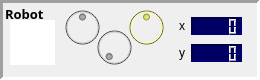
             <widget class="QFrame" name="frame_robot_9">
              <property name="enabled">
               <bool>true</bool>
              </property>
              <property name="maximumSize">
               <size>
                <width>16777215</width>
                <height>80</height>
               </size>
              </property>
              <property name="font">
               <font>
                <pointsize>8</pointsize>
                <weight>75</weight>
                <bold>true</bold>
               </font>
              </property>
              <property name="mouseTracking">
               <bool>false</bool>
              </property>
              <property name="focusPolicy">
               <enum>Qt::NoFocus</enum>
              </property>
              <property name="accessibleName">
               <string>Robot 0</string>
              </property>
              <property name="autoFillBackground">
               <bool>false</bool>
              </property>
              <property name="frameShape">
               <enum>QFrame::Panel</enum>
              </property>
              <property name="frameShadow">
               <enum>QFrame::Sunken</enum>
              </property>
              <property name="lineWidth">
               <number>3</number>
              </property>
              <property name="midLineWidth">
               <number>0</number>
              </property>
              <widget class="QLabel" name="title_robPanel_9">
               <property name="geometry">
                <rect>
                 <x>5</x>
                 <y>5</y>
                 <width>55</width>
                 <height>21</height>
                </rect>
               </property>
               <property name="font">
                <font>
                 <family>Courier 10 Pitch</family>
                 <pointsize>10</pointsize>
                 <weight>75</weight>
                 <bold>true</bold>
                </font>
               </property>
               <property name="autoFillBackground">
                <bool>false</bool>
               </property>
               <property name="styleSheet">
                <string notr="true">background-color: rgba(255, 255, 255, 0);</string>
               </property>
               <property name="text">
                <string>Robot  </string>
               </property>
               <property name="alignment">
                <set>Qt::AlignLeading|Qt::AlignLeft|Qt::AlignTop</set>
               </property>
              </widget>
              <widget class="QGraphicsView" name="gView_robot_9">
               <property name="geometry">
                <rect>
                 <x>10</x>
                 <y>20</y>
                 <width>45</width>
                 <height>45</height>
                </rect>
               </property>
               <property name="mouseTracking">
                <bool>true</bool>
               </property>
               <property name="focusPolicy">
                <enum>Qt::TabFocus</enum>
               </property>
               <property name="frameShape">
                <enum>QFrame::Panel</enum>
               </property>
               <property name="lineWidth">
                <number>0</number>
               </property>
               <property name="backgroundBrush">
                <brush brushstyle="NoBrush">
                 <color alpha="0">
                  <red>0</red>
                  <green>0</green>
                  <blue>0</blue>
                 </color>
                </brush>
               </property>
               <property name="renderHints">
                <set>QPainter::Antialiasing|QPainter::TextAntialiasing</set>
               </property>
              </widget>
              <widget class="QDial" name="dial_botVel_9">
               <property name="enabled">
                <bool>false</bool>
               </property>
               <property name="geometry">
                <rect>
                 <x>60</x>
                 <y>5</y>
                 <width>45</width>
                 <height>45</height>
                </rect>
               </property>
               <property name="focusPolicy">
                <enum>Qt::NoFocus</enum>
               </property>
               <property name="toolTip">
                <string>Average wheel velocity</string>
               </property>
               <property name="styleSheet">
                <string notr="true">background-color: rgb(150, 150, 150);</string>
               </property>
               <property name="minimum">
                <number>-100</number>
               </property>
               <property name="maximum">
                <number>100</number>
               </property>
               <property name="singleStep">
                <number>1</number>
               </property>
               <property name="pageStep">
                <number>10</number>
               </property>
               <property name="wrapping">
                <bool>false</bool>
               </property>
               <property name="notchTarget">
                <double>4.000000000000000</double>
               </property>
               <property name="notchesVisible">
                <bool>false</bool>
               </property>
              </widget>
              <widget class="QDial" name="dial_botOrient_9">
               <property name="enabled">
                <bool>false</bool>
               </property>
               <property name="geometry">
                <rect>
                 <x>124</x>
                 <y>5</y>
                 <width>45</width>
                 <height>45</height>
                </rect>
               </property>
               <property name="baseSize">
                <size>
                 <width>0</width>
                 <height>0</height>
                </size>
               </property>
               <property name="focusPolicy">
                <enum>Qt::NoFocus</enum>
               </property>
               <property name="contextMenuPolicy">
                <enum>Qt::NoContextMenu</enum>
               </property>
               <property name="toolTip">
                <string>Robot's orientation in relation to the opposing end of the field</string>
               </property>
               <property name="styleSheet">
                <string notr="true">background-color: rgb(255, 255, 0);</string>
               </property>
               <property name="minimum">
                <number>-180</number>
               </property>
               <property name="maximum">
                <number>180</number>
               </property>
               <property name="singleStep">
                <number>1</number>
               </property>
               <property name="pageStep">
                <number>5</number>
               </property>
               <property name="tracking">
                <bool>false</bool>
               </property>
               <property name="invertedAppearance">
                <bool>false</bool>
               </property>
               <property name="wrapping">
                <bool>true</bool>
               </property>
               <property name="notchTarget">
                <double>8.699999999999999</double>
               </property>
               <property name="notchesVisible">
                <bool>false</bool>
               </property>
              </widget>
              <widget class="QFrame" name="frame_17">
               <property name="geometry">
                <rect>
                 <x>170</x>
                 <y>5</y>
                 <width>81</width>
                 <height>71</height>
                </rect>
               </property>
               <property name="styleSheet">
                <string notr="true">background-color: rgba(255, 255, 255, 0);</string>
               </property>
               <property name="frameShape">
                <enum>QFrame::NoFrame</enum>
               </property>
               <property name="frameShadow">
                <enum>QFrame::Plain</enum>
               </property>
               <property name="lineWidth">
                <number>0</number>
               </property>
               <layout class="QGridLayout" name="gridLayout_15">
                <item row="1" column="1">
                 <widget class="QLCDNumber" name="lcd_coordY_9">
                  <property name="maximumSize">
                   <size>
                    <width>16777215</width>
                    <height>18</height>
                   </size>
                  </property>
                  <property name="toolTip">
                   <string>Y coordinate from center of field</string>
                  </property>
                  <property name="layoutDirection">
                   <enum>Qt::RightToLeft</enum>
                  </property>
                  <property name="autoFillBackground">
                   <bool>false</bool>
                  </property>
                  <property name="styleSheet">
                   <string notr="true">background-color: rgb(0, 0, 100);</string>
                  </property>
                  <property name="frameShape">
                   <enum>QFrame::Panel</enum>
                  </property>
                  <property name="frameShadow">
                   <enum>QFrame::Sunken</enum>
                  </property>
                  <property name="lineWidth">
                   <number>2</number>
                  </property>
                  <property name="smallDecimalPoint">
                   <bool>false</bool>
                  </property>
                  <property name="digitCount">
                   <number>5</number>
                  </property>
                  <property name="segmentStyle">
                   <enum>QLCDNumber::Outline</enum>
                  </property>
                  <property name="value" stdset="0">
                   <double>0.000000000000000</double>
                  </property>
                 </widget>
                </item>
                <item row="0" column="1">
                 <widget class="QLCDNumber" name="lcd_coordX_9">
                  <property name="maximumSize">
                   <size>
                    <width>16777215</width>
                    <height>18</height>
                   </size>
                  </property>
                  <property name="toolTip">
                   <string>X coordinate from center of field</string>
                  </property>
                  <property name="layoutDirection">
                   <enum>Qt::RightToLeft</enum>
                  </property>
                  <property name="autoFillBackground">
                   <bool>false</bool>
                  </property>
                  <property name="styleSheet">
                   <string notr="true">background-color: rgb(0, 0, 100);</string>
                  </property>
                  <property name="frameShape">
                   <enum>QFrame::Panel</enum>
                  </property>
                  <property name="frameShadow">
                   <enum>QFrame::Sunken</enum>
                  </property>
                  <property name="lineWidth">
                   <number>2</number>
                  </property>
                  <property name="midLineWidth">
                   <number>0</number>
                  </property>
                  <property name="smallDecimalPoint">
                   <bool>false</bool>
                  </property>
                  <property name="digitCount">
                   <number>5</number>
                  </property>
                  <property name="segmentStyle">
                   <enum>QLCDNumber::Outline</enum>
                  </property>
                  <property name="value" stdset="0">
                   <double>0.000000000000000</double>
                  </property>
                 </widget>
                </item>
                <item row="0" column="0">
                 <widget class="QLabel" name="label_31">
                  <property name="text">
                   <string>x</string>
                  </property>
                 </widget>
                </item>
                <item row="1" column="0">
                 <widget class="QLabel" name="label_32">
                  <property name="text">
                   <string>y</string>
                  </property>
                 </widget>
                </item>
               </layout>
              </widget>
              <widget class="QDial" name="dial_botSpeed_9">
               <property name="enabled">
                <bool>false</bool>
               </property>
               <property name="geometry">
                <rect>
                 <x>92</x>
                 <y>25</y>
                 <width>45</width>
                 <height>45</height>
                </rect>
               </property>
               <property name="baseSize">
                <size>
                 <width>0</width>
                 <height>0</height>
                </size>
               </property>
               <property name="cursor">
                <cursorShape>ForbiddenCursor</cursorShape>
               </property>
               <property name="focusPolicy">
                <enum>Qt::NoFocus</enum>
               </property>
               <property name="contextMenuPolicy">
                <enum>Qt::NoContextMenu</enum>
               </property>
               <property name="toolTip">
                <string>Average wheel velocity</string>
               </property>
               <property name="styleSheet">
                <string notr="true">background-color: rgb(150, 150, 150);</string>
               </property>
               <property name="minimum">
                <number>0</number>
               </property>
               <property name="maximum">
                <number>2000</number>
               </property>
               <property name="singleStep">
                <number>1</number>
               </property>
               <property name="pageStep">
                <number>10</number>
               </property>
               <property name="tracking">
                <bool>false</bool>
               </property>
               <property name="invertedAppearance">
                <bool>false</bool>
               </property>
               <property name="invertedControls">
                <bool>false</bool>
               </property>
               <property name="wrapping">
                <bool>false</bool>
               </property>
               <property name="notchTarget">
                <double>1.000000000000000</double>
               </property>
               <property name="notchesVisible">
                <bool>false</bool>
               </property>
              </widget>
             </widget>
